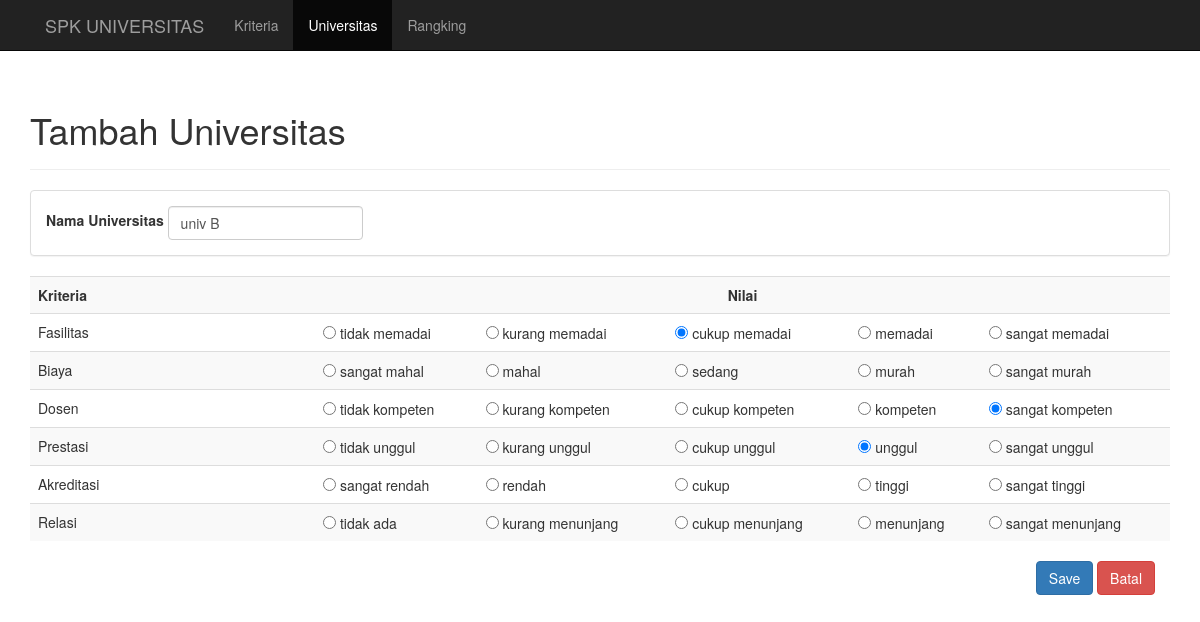
Screenshot of /universitas/tambah/5 with the database file from the repository.
### tables this page shows
CREATE TABLE `universitas` (
  `kdUniversitas` int(11) NOT NULL,
  `universitas` varchar(50) NOT NULL
);

CREATE TABLE `subkriteria` (
  `kdSubKriteria` int(11) NOT NULL,
  `subKriteria` varchar(50) NOT NULL,
  `value` int(11) NOT NULL,
  `kdKriteria` int(11) NOT NULL
);

CREATE TABLE `kriteria` (
  `kdKriteria` int(11) NOT NULL,
  `kriteria` varchar(100) NOT NULL,
  `sifat` char(1) NOT NULL,
  `bobot` int(3) NOT NULL
);

CREATE TABLE `nilai` (
  `kdUniversitas` int(11) NOT NULL,
  `kdKriteria` int(11) NOT NULL,
  `nilai` int(11) NOT NULL
);

### application/helpers/General_helper.php (called while the page is built, shortened)
<?php
if (!function_exists('loadPage')) {
    function loadPage($view, $vars=array()){
        $data['view'] = $view;
        $data['data'] = $vars;
        $CI = &get_instance();
        return $CI->load->view('layouts/layout', $data);
    }
}

### application/controllers/Universitas.php (called while the page is built, shortened)
<?php
class Universitas extends MY_Controller
{
    public function tambah($id = null)
    {
        if ($id == null) {
            if (count($_POST)) {
                $this->form_validation->set_rules('universitas', '', 'trim|required');
                if ($this->form_validation->run() == false) {
                    $errors = $this->form_validation->error_array();
                    $this->session->set_flashdata('errors', $errors);
                    redirect(current_url());
                } else {
                    $universitas = $this->input->post('universitas');
                    $nilai = $this->input->post('nilai');
                    $this->MUniversitas->universitas = $universitas;
                    if ($this->MUniversitas->insert() == true) {
                        $success = false;
                        $kdUniversitas = $this->MUniversitas->getLastID()->kdUniversitas;
                        foreach ($nilai as $item => $value) {
                            $this->MNilai->kdUniversitas = $kdUniversitas;
                            $this->MNilai->kdKriteria = $item;
                            $this->MNilai->nilai = $value;
                            if ($this->MNilai->insert()) {
                                $success = true;
                            }
                        }
                        if ($success == true) {
                            $this->session->set_flashdata('message', 'Berhasil menambah data :)');
                            redirect('universitas');
                        } else {
                            echo 'gagal';
                        }
                    }
                }
            }else{
                $data['dataView'] = $this->getDataInsert();
                loadPage('universitas/tambah', $data);
            }
        }else{
            $data['dataView'] = $this->getDataInsert();
            $data['nilaiUniversitas'] = $this->MNilai->getNilaiByUniveristas($id);
            loadPage('universitas/tambah', $data);
        }
    }
    private function getDataInsert()
    {
        $dataView = array();
        $kriteria = $this->MKriteria->getAll();
        foreach ($kriteria as $item) {
            $this->MSubKriteria->kdKriteria = $item->kdKriteria;
            $dataView[$item->kdKriteria] = array(
                'nama' => $item->kriteria,
                'data' => $this->MSubKriteria->getById()
            );
        }
        return $dataView;
    }
}

### index.php (called while the page is built, shortened)
<?php
require_once BASEPATH.'core/CodeIgniter.php';

### application/models/MNilai.php (called while the page is built, shortened)
<?php
class MNilai extends CI_Model{
    public function getNilaiByUniveristas($id)
    {
        $query = $this->db->query(
            'select u.kdUniversitas, u.universitas, k.kdKriteria, n.nilai from universitas u, nilai n, kriteria k, subkriteria sk where u.kdUniversitas = n.kdUniversitas AND k.kdKriteria = n.kdKriteria and k.kdKriteria = sk.kdKriteria and u.kdUniversitas = '.$id.' GROUP by n.nilai '
        );
        if($query->num_rows() > 0){
            foreach ($query->result() as $row) {
                $nilai[] = $row;
            }
            return $nilai;
        }
    }
}

### application/models/MKriteria.php (called while the page is built, shortened)
<?php
class MKriteria extends CI_Model{
    private function getTable()
    {
        return 'kriteria';
    }
    public function getAll()
    {
        $query = $this->db->get($this->getTable());
        if($query->num_rows() > 0){
            foreach ( $query->result() as $row) {
                $kriterias[] = $row;
            }
            return $kriterias;
        }
    }
}

### application/models/MSubKriteria.php (called while the page is built, shortened)
<?php
class MSubKriteria extends CI_Model{
    public $kdKriteria;
    private function getTable()
    {
        return 'subkriteria';
    }
    public function getById()
    {
        $this->db->where('kdKriteria', $this->kdKriteria);
        $query = $this->db->get($this->getTable());
        if($query->num_rows() > 0){
            foreach ($query->result() as $row) {
                $subkriteria[] = $row;
            }
            return $subkriteria;
        }
    }
}

### application/views/universitas/tambah.php (the view, shortened to what this page needs)
<div class="page-header">
    <h1>Tambah Universitas</h1>
</div>
<div class="col-md-12">
    <?php echo form_open() ?>
    <div class="row">
        <div class="panel panel-default">
            <div class="panel-body">
                <div class="form-inline">
                    <div class="form-group">
                        <label for="universitas">Nama Universitas</label>
                        <input name="universitas" type="text" class="form-control" id="universitas"
                               value="<?php echo isset($nilaiUniversitas[0]->universitas) ? $nilaiUniversitas[0]->universitas : ''?>"
                               placeholder="nama universitas">
                    </div>
                </div>
            </div>
        </div>
        <div class="table-responsive">
            <table class="table table-striped">
                <tr>
                    <th class="col-md-3">Kriteria</th>
                    <th colspan="5" class="text-center col-md-9">Nilai</th>
                </tr>
                <?php
                foreach ($dataView as $item) {
                ?>
                <tr>
                    <td><?php echo $item['nama']; ?></td>
                    <?php
                    $no = 1;
                    foreach ($item['data'] as $dataItem) {
                        ?>
                        <td>
                            <input type="radio" name="nilai[<?php echo $dataItem->kdKriteria ?>]"
                                   value="<?php echo $dataItem->value ?>"
                                    <?php
                                    if(isset($nilaiUniversitas)){
                                        foreach ($nilaiUniversitas as $item => $value) {
                                            if($value->kdKriteria == $dataItem->kdKriteria){
                                                if($value->nilai ==  $dataItem->value){
                                                    ?>
                                                    checked="checked"
                                                    <?php
                                                }
                                            }
                                        }
                                    }else{
                                        if($no == 3){
                                            ?>
                                            checked="checked"
                                            <?php
                                        }
                                    }
                                    ?>
                            /> <?php echo $dataItem->subKriteria;
                            $no++;
                           ?>
                        </td>
                        <?php
                    }
                    echo '</tr>';
                    }
                    ?>
            </table>
        </div>
        <div class="pull-right">
            <div class="col-md-12">
                <button class="btn btn-primary" type="submit">Save</button>
                <a class="btn btn-danger" href="<?php site_url('universitas') ?>" role="button">Batal</a>
            </div>
        </div>
    </div>
    <?php echo form_close() ?>
</div>

### application/views/layouts/layout.php (style rules this page uses)
body { padding-top: 70px; }

### rows the page displays
universitas: universitas "univ B"
subkriteria: subKriteria "tidak memadai"
subkriteria: subKriteria "kurang memadai"
subkriteria: subKriteria "cukup memadai"
kriteria: kdKriteria "☑"
subkriteria: subKriteria "memadai"
subkriteria: subKriteria "sangat memadai"
subkriteria: subKriteria "sangat mahal"
subkriteria: subKriteria "mahal"
subkriteria: subKriteria "sedang"
subkriteria: subKriteria "murah"
subkriteria: subKriteria "sangat murah"
subkriteria: subKriteria "tidak kompeten"
subkriteria: subKriteria "kurang kompeten"
subkriteria: subKriteria "cukup kompeten"
subkriteria: subKriteria "kompeten"
subkriteria: subKriteria "sangat kompeten"
kriteria: kdKriteria "☑"
subkriteria: subKriteria "tidak unggul"
subkriteria: subKriteria "kurang unggul"
subkriteria: subKriteria "cukup unggul"
subkriteria: subKriteria "unggul"
kriteria: kdKriteria "☑"
subkriteria: subKriteria "sangat unggul"
subkriteria: subKriteria "sangat rendah"
subkriteria: subKriteria "rendah"
subkriteria: subKriteria "cukup"
subkriteria: subKriteria "tinggi"
subkriteria: subKriteria "sangat tinggi"
subkriteria: subKriteria "tidak ada"
subkriteria: subKriteria "kurang menunjang"
subkriteria: subKriteria "cukup menunjang"
subkriteria: subKriteria "menunjang"
subkriteria: subKriteria "sangat menunjang"

### other values shown
$item['nama'] "Fasilitas"
$item['nama'] "Biaya"
$item['nama'] "Dosen"
$item['nama'] "Prestasi"
$item['nama'] "Akreditasi"
$item['nama'] "Relasi"
